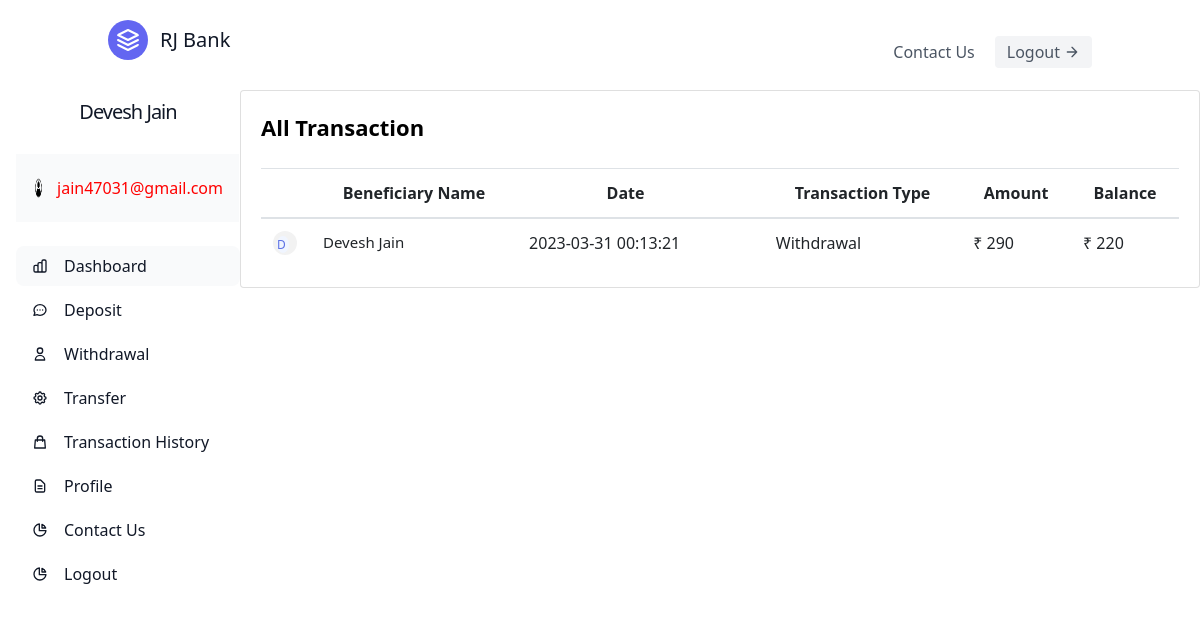
/Transaction.php (signed in), run on the app's committed database.
### tables this page shows
CREATE TABLE `user_db` (
  `ID` int(11) NOT NULL,
  `Name` varchar(50) NOT NULL,
  `Email` varchar(50) NOT NULL,
  `Phone` varchar(50) NOT NULL,
  `Password` varchar(50) NOT NULL,
  `Type` varchar(50) NOT NULL,
  `Time` datetime NOT NULL DEFAULT current_timestamp()
);

CREATE TABLE `transaction` (
  `ID` int(11) NOT NULL,
  `Name` varchar(50) NOT NULL,
  `Date` datetime NOT NULL,
  `Type` varchar(50) NOT NULL,
  `Amount` int(11) NOT NULL,
  `Balance` int(11) NOT NULL
);

### Transaction.php (the view, shortened to what this page needs)
<?php
include('config.php');
?>
 <!DOCTYPE html>
 <html>
 <head>
            <link href="assets/css/bootstrap.min.css" rel="stylesheet" type="text/css" />
 </head>
 <body>
 <?php include('master.php') ?>
<div class="row">
                            <div class="col-lg-12">
                                <div class="card">
                                    <div class="card-body">
                                        <h4 class="header-title mb-4">All Transaction</h4>
                                        <div class="table-responsive">
                                            <table class="table table-centered table-nowrap mb-0">
                                                <thead>
                                                    <tr>
                                                        <th scope="col" style="width: 50px;"><br></th>
                                                        <th scope="col">Beneficiary Name</th>
                                                        <th scope="col">Date</th>
                                                        <th scope="col"><br></th>
                                                        <th scope="col">Transaction Type<br></th>
                                                        <th scope="col">Amount</th>
                                                        <th scope="col">Balance<br></th>
                                                    </tr>
                                                </thead>
                                                <tbody>
                                                <?php
                                                    $query_for_transactions = "SELECT * FROM transaction WHERE ID='$ID' ORDER BY Date DESC";
                                                    $transaction_result = mysqli_query($conn,$query_for_transactions);
                                                    while($row = mysqli_fetch_array($transaction_result)) {
                                                        $to_ID = $row['Date'];
                                                        $query_for_ben_name = "SELECT Name FROM transaction WHERE Date='$to_ID';";
                                                        $result_ben_name = mysqli_query($conn, $query_for_ben_name);
                                                        $ben_name = mysqli_fetch_array($result_ben_name)[0];
                                                       echo
                                                       '<tr>
                                                            <td>
                                                                <div class="avatar-xs">
                                                                    <span class="avatar-title rounded-circle bg-soft-primary text-primary">
                                                                        '.$ben_name[0].'
                                                                    </span>&nbsp;
                                                                </div>
                                                            </td>
                                                            <td>
                                                                <h3 class="font-size-15 mb-0">'.$ben_name.' </h3>
                                                            </td>
                                                            <td>'.$row["Date"].'</td>
                                                            <td><br></td>
                                                            <td>'.$row["Type"].'</td>
                                                            <td>&#x20b9; '.$row["Amount"].'</td>
                                                            <td>&#x20b9; '.$row["Balance"].'<br></td>
                                                    </tr>';
                                                   }
                                                ?>
                                                </tbody>
                                            </table>
                                        </div>
                                    </div>
                                </div>
                            </div>
                        </div>
    </body>
    </html>

### master.php (shortened to what this page needs)
<?php
include('config.php');
$ID=$_SESSION['ID'];
$sql="SELECT * from user_db where ID='$ID'";
$result=mysqli_query($conn,$sql);
$present=mysqli_num_rows($result);
$row=mysqli_fetch_array($result);
if($present>0){
$Name=$row['Name'];
$Email=$row['Email'];
}
?>
<!DOCTYPE html>
<html>
<head>
	<script src="https://cdn.tailwindcss.com"></script>
</head>
<body>
<div class="panel">
	<div class="head">
		<header class="text-gray-600 body-font">
  <div class="container mx-auto flex flex-wrap p-5 flex-col md:flex-row items-center">
    <a class="flex title-font font-medium items-center text-gray-900 mb-4 md:mb-0">
      <svg xmlns="http://www.w3.org/2000/svg" fill="none" stroke="currentColor" stroke-linecap="round" stroke-linejoin="round" stroke-width="2" class="w-10 h-10 text-white p-2 bg-indigo-500 rounded-full" viewBox="0 0 24 24">
        <path d="M12 2L2 7l10 5 10-5-10-5zM2 17l10 5 10-5M2 12l10 5 10-5"></path>
      </svg>
      <span class="ml-3 text-xl">RJ Bank</span>
    </a>
    <nav class="md:ml-auto flex flex-wrap items-center text-base justify-center">
      <a class="mr-5 hover:text-gray-900" href="contact.php">Contact Us</a>
    </nav>
    <a href="logout.php">
    <button class="inline-flex items-center bg-gray-100 border-0 py-1 px-3 focus:outline-none hover:bg-gray-200 rounded text-base mt-4 md:mt-0">Logout
      <svg fill="none" stroke="currentColor" stroke-linecap="round" stroke-linejoin="round" stroke-width="2" class="w-4 h-4 ml-1" viewBox="0 0 24 24">
        <path d="M5 12h14M12 5l7 7-7 7"></path>
      </svg>
    </button></a>
  </div>
</header>
	</div>
<div class="side">
	<div class="flex overflow-hidden bg-white rounded-lg">
    <div class="hidden md:flex md:flex-shrink-0">
        <div class="flex flex-col w-64">
                <div class="flex flex-col items-center flex-shrink-0 px-2">
                    <a href="#" class="px-8 text-left focus:outline-none">
                        <h2 class="block p-2 text-xl font-medium tracking-tighter text-gray-900 transition duration-500 ease-in-out transform cursor-pointer hover:text-gray-900"><?php echo $Name ?></h2>
                    </a>
                                <div class="flex flex-col flex-grow pt-5 overflow-y-auto bg-white border-r border-gray-50">
                <div class="flex flex-col items-center flex-shrink-0 px-2">
                <div class="flex flex-shrink-0 p-4 px-4 bg-gray-50">
                    <a href="#" class="flex-shrink-0 block w-full group">
                        <div class="flex items-center">
                            <div>
                                <img class="inline-block h-9 w-9" src="—Pngtree—avatar icon profile icon member_5247852.png" alt="">
                            </div>
                            <div class="ml-3">
                                <p class="text-sm font-medium text-gray-900"><h2><?php echo $Email ?></h2></p>
                            </div>
                        </div>
                    </a>
                </div>
            </div>
        </div>
                </div>
                <div class="flex flex-col flex-grow px-4 mt-5">
                    <nav class="flex-1 space-y-1 bg-white">
                        <ul>
                            <li>
                                <a class="inline-flex items-center w-full px-4 py-2 mt-1 text-base text-gray-900 transition duration-500 ease-in-out transform rounded-lg bg-gray-50 focus:shadow-outline" white="" 70="" href="Dashboard.php">
                                    <span class="ml-4">Dashboard</span>
                                </a>
                            </li>
                            <li>
                                <a class="inline-flex items-center w-full px-4 py-2 mt-1 text-base text-gray-900 transition duration-500 ease-in-out transform rounded-lg focus:shadow-outline hover:bg-gray-50" href="Deposit.php">
                                    <span class="ml-4">Deposit</span>
                                </a>
                            </li>
                            <li>
                                <a class="inline-flex items-center w-full px-4 py-2 mt-1 text-base text-gray-900 transition duration-500 ease-in-out transform rounded-lg focus:shadow-outline hover:bg-gray-50" href="Withdrawal.php">
                                    <svg xmlns="http://www.w3.org/2000/svg" class="w-4 h-4" fill="none" viewBox="0 0 24 24" stroke="currentColor">
                                        <path stroke-linecap="round" stroke-linejoin="round" stroke-width="2" d="M16 7a4 4 0 11-8 0 4 4 0 018 0zM12 14a7 7 0 00-7 7h14a7 7 0 00-7-7z"></path>
                                    </svg>
                                    <span class="ml-4">Withdrawal</span>
                                </a>
                            </li>
                            <li>
                                <a class="inline-flex items-center w-full px-4 py-2 mt-1 text-base text-gray-900 transition duration-500 ease-in-out transform rounded-lg focus:shadow-outline hover:bg-gray-50" href="Transfer.php">
                                    <span class="ml-4">Transfer</span></a>
                            </li>
                            <li>
                                <a class="inline-flex items-center w-full px-4 py-2 mt-1 text-base text-gray-900 transition duration-500 ease-in-out transform rounded-lg focus:shadow-outline hover:bg-gray-50" white="" 70="" href="Transaction.php">
                                    <svg xmlns="http://www.w3.org/2000/svg" class="w-4 h-4" fill="none" viewBox="0 0 24 24" stroke="currentColor">
                                        <path stroke-linecap="round" stroke-linejoin="round" stroke-width="2" d="M16 11V7a4 4 0 00-8 0v4M5 9h14l1 12H4L5 9z"></path>
                                    </svg>
                                    <span class="ml-4">Transaction History</span>
                                </a>
                            </li>
                            <li>
                                <a class="inline-flex items-center w-full px-4 py-2 mt-1 text-base text-gray-900 transition duration-500 ease-in-out transform rounded-lg focus:shadow-outline hover:bg-gray-50" white="" 70="" href="profile.php">
                                    <svg xmlns="http://www.w3.org/2000/svg" class="w-4 h-4" fill="none" viewBox="0 0 24 24" stroke="currentColor">
                                        <path stroke-linecap="round" stroke-linejoin="round" stroke-width="2" d="M9 12h6m-6 4h6m2 5H7a2 2 0 01-2-2V5a2 2 0 012-2h5.586a1 1 0 01.707.293l5.414 5.414a1 1 0 01.293.707V19a2 2 0 01-2 2z"></path>
                                    </svg>
                                    <span class="ml-4"> Profile</span>
                                </a>
                            </li>
                            <li>
                                <a class="inline-flex items-center w-full px-4 py-2 mt-1 text-base text-gray-900 transition duration-500 ease-in-out transform rounded-lg focus:shadow-outline hover:bg-gray-50" white="" 70="" href="contact.php">
                                    <span class="ml-4"> Contact Us</span>
                                </a>
                            </li>
                            <li>
                                <a class="inline-flex items-center w-full px-4 py-2 mt-1 text-base text-gray-900 transition duration-500 ease-in-out transform rounded-lg focus:shadow-outline hover:bg-gray-50" white="" 70="" href="Logout.php">
                                    <span class="ml-4"> Logout</span>
                                </a>
                            </li>
                        </ul>
                    </nav>
                </div>
        </div>
    </div>
</div>
</div>
<div class="cont">

### Transaction.php (style rules this page uses)
h2 { color: red; text-align: center; }

### master.php (style rules this page uses)
.panel { width: 100%; height: 900px; }
.head { height: 10%; width: 100%; background: white; }
.side { width: 20%; height: auto; background: white ; float: left; }
.cont { float: right; width: 80%; height: auto; }

### data on the page
user_db: Name "Devesh Jain", Email "jain47031@gmail.com"
transaction: ben_name "D", ben_name "Devesh Jain", Date "2023-03-31 00:13:21", Type "Withdrawal", Amount "290", Balance "220"
